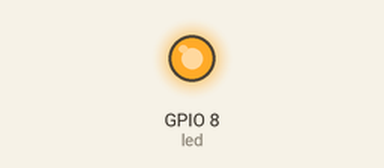
A program run on a simulated ESP32 board running MicroPython. Shown: output pins drawn as LEDs (lit = HIGH). WiFi joins after 1.5 s; what the program prints to the serial console is not drawn.

Above: at 0.3 s.
At 1.7 s:
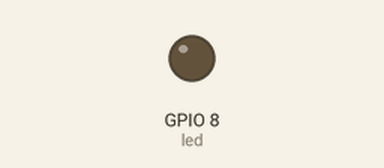
Timing chart, 0 to 3.2 s (numbered marks = the images above):
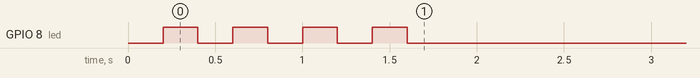

The program:

wifi.py
```python
import network
import time
from machine import Pin

# ====== Wi-Fi 설정 ======
SSID = "mtinet"       # ← Wi-Fi 이름 입력
PASSWORD = "33333333"  # ← Wi-Fi 비밀번호 입력
HOSTNAME = "esp32c3-mini"

# ====== LED 설정 ======
LED_PIN = 8          # ESP32-C3 Super Mini 기본 내장 LED (대부분 GPIO8)
ACTIVE_LOW = True    # LED가 0일 때 켜지는 경우가 많음

led = Pin(LED_PIN, Pin.OUT)

def led_set(on: bool):
    """LED ON/OFF (Active-Low 보드 고려)"""
    led.value(0 if (ACTIVE_LOW and on) else (1 if ACTIVE_LOW else (1 if not on else 0)))

# ====== Wi-Fi 연결 함수 ======
def connect_wifi(ssid, password, timeout=15):
    wlan = network.WLAN(network.STA_IF)
    wlan.active(True)
    wlan.config(hostname=HOSTNAME)
    wlan.connect(ssid, password)

    print(f"Connecting to Wi-Fi: {ssid}")
    start = time.ticks_ms()
    while not wlan.isconnected():
        led_set(True)
        time.sleep(0.2)
        led_set(False)
        time.sleep(0.2)

        if time.ticks_diff(time.ticks_ms(), start) > timeout * 1000:
            print("❌ Wi-Fi connection failed.")
            return None

    print("✅ Wi-Fi connected!")
    print("IP info:", wlan.ifconfig())
    led_set(True)   # 연결 성공 시 LED ON (켜진 상태 유지)
    return wlan

# ====== 메인 실행 ======
try:
    wlan = connect_wifi(SSID, PASSWORD)
    if wlan and wlan.isconnected():
        # 연결 유지 확인
        while True:
            if wlan.isconnected():
                print("Wi-Fi OK:", wlan.ifconfig()[0])
                time.sleep(10)
            else:
                print("⚠️ Wi-Fi disconnected, retrying...")
                led_set(False)
                wlan = connect_wifi(SSID, PASSWORD)
except KeyboardInterrupt:
    led_set(False)
    print("프로그램 중단됨")
```
